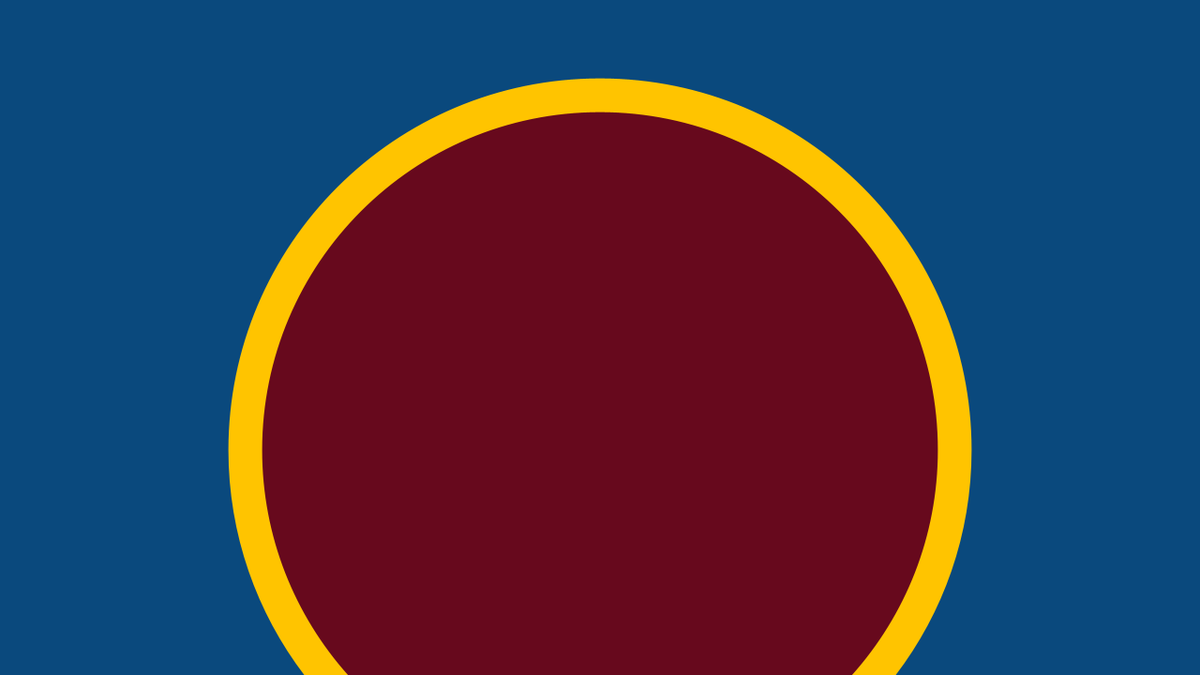
Frame 1 (no input)
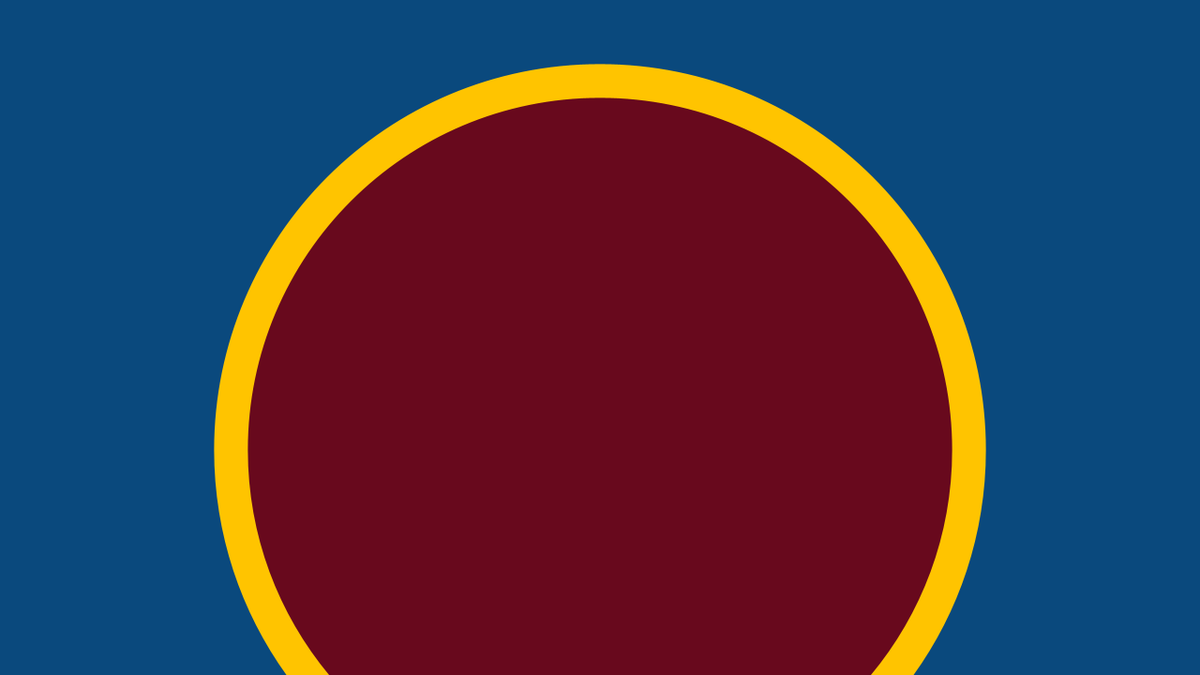
Frame 60 (the mouse pressed at the canvas centre just before this capture)
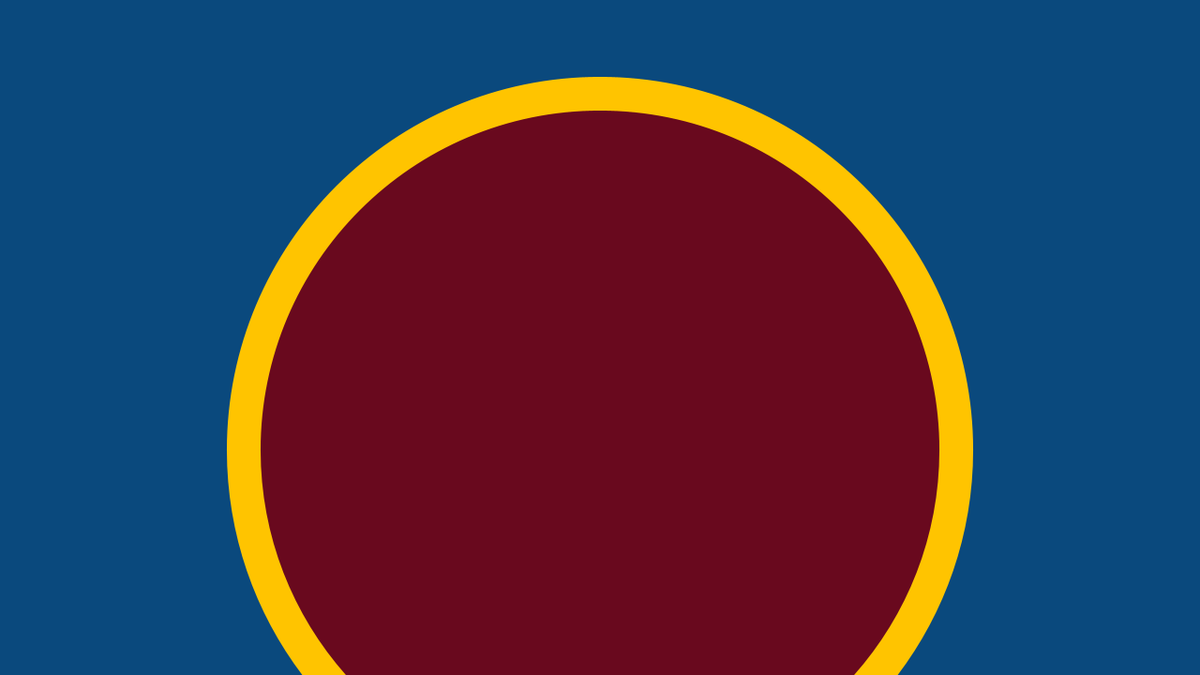
Frame 120 (the mouse held since frame 60 and released just before this capture)

The Processing sketch that drew these frames (run headless with seeded random() and noise(); from frame 60 on, the mouse is pressed at the canvas centre):

// Processing sketch: breathing_circle
// ── breathing_circle.pde
float Lerp;

void setup()
{
  size(1280, 720);
  frameRate(30);
}

void draw()
{
  Lerp += 1.0f / (30.0 * 180.0);
  //Lerp += 1.0f / (30.0 * 60.0);
  
  if (Lerp > 1.0f) Lerp = 1.0f;
  else if (Lerp < 0.0f) Lerp = 0.0f;

  if (Lerp == 1.0f) exit();
  
  float Speed = (1.0f - Lerp) * 40.0f + Lerp * 30.0f;
  float Amplitude = (1.0f - Lerp) * 30.0f + Lerp * 150.0f;
  //float Speed = (1.0f - Lerp) * 30.0f + Lerp * 40.0f;
  //float Amplitude = (1.0f - Lerp) * 150.0f + Lerp * 30.0f;
  
  float Sine = Amplitude * sin(frameCount/Speed);
  
  background(10, 73, 125);
  noStroke();
  fill(0xFFFFC400);
  circle(width/2, height*2/3, height*1.1f + Sine);
  fill(207*(Lerp/2.0 + 0.5), 18*(Lerp/2.0 + 0.5), 59*(Lerp/2.0 + 0.5));
  circle(width/2, height*2/3, height*1.0f + Sine);
}
